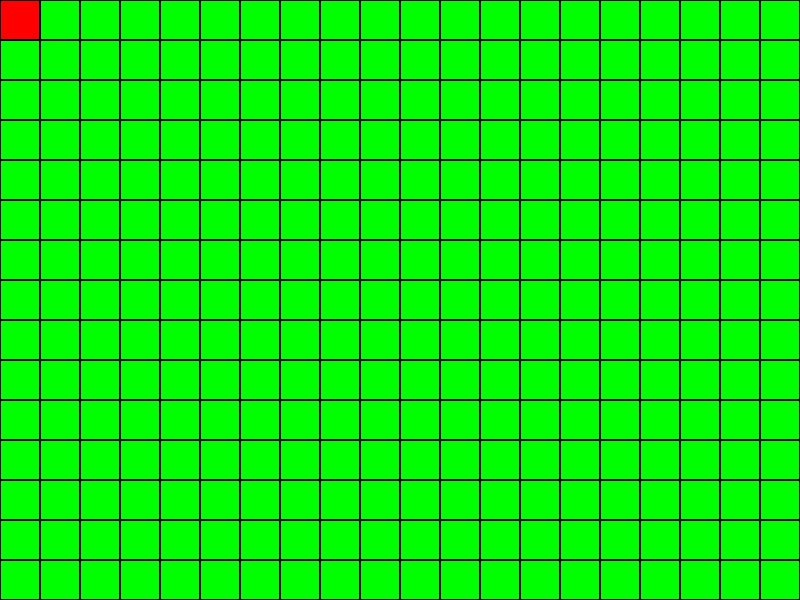
Frame 1 (no input)
Frame 60 (the mouse pressed at the canvas centre just before this capture): identical to frame 1, image omitted
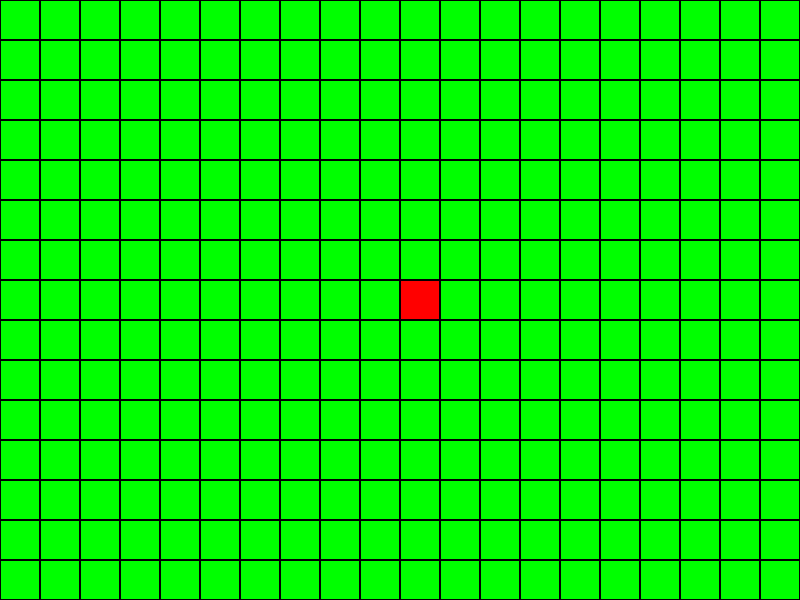
Frame 120 (the mouse held since frame 60 and released just before this capture)

The Processing sketch that drew these frames (run headless with seeded random() and noise(); from frame 60 on, the mouse is pressed at the canvas centre):

// Processing sketch: rogue_like2
// ── rogue_like2.pde
final int frame_rate = 60;
final int room_ratio_x = 20;
final int room_ratio_y = 15;


int gridSizeX = 0;
int gridSizeY = 0;
int mouseGridX = 0;
int mouseGridY = 0;
//Room testRoom = new Room(0, 0);
Level current_level;
Player player;

void setup() {
  size(800, 600);
  current_level = new Level(1);
  player = new Player();
  frameRate(frame_rate);
}



void draw() {
  gridSizeX = width/room_ratio_x;
  gridSizeY = height/room_ratio_y;
  mouseGridX = (mouseX - (mouseX%gridSizeX)) / gridSizeX;
  mouseGridY = (mouseY - (mouseY%gridSizeY)) / gridSizeY;
  render_room();
}

// ── collision.pde
class Collision {
  boolean above = false;
  boolean left = false;
  boolean below = false;
  boolean right = false;

  Entity parent_entity;

  Collision(Entity parent_entity) {
    this.parent_entity = parent_entity;
  }

  void update() {
    int x = parent_entity.x;
    int y = parent_entity.y;
    above = (y-1 >= 0) && parent_entity.current_room.tiles[x][y-1].occupied;
    below = (y+1 <= parent_entity.current_room.height_-1)&& parent_entity.current_room.tiles[x][y+1].occupied;
    left = (x-1 >= 0) && parent_entity.current_room.tiles[x-1][y].occupied;
    right = (x+1 <= parent_entity.current_room.width_-1) && parent_entity.current_room.tiles[x-1][y].occupied;
  }
}

// ── entity.pde
class Entity {
  boolean has_collision = true;
  int x, y;
  Room current_room;
  Collision collision = new Collision(this);
}

// ── functions.pde
void render_room() {
  mouse_presses();
  current_level.render();
  player.render();
  tick();
}

void mouse_presses() {
  if (mousePressed) {
    player.move(mouseGridX, mouseGridY);
  }
}


void tick() {
  //println(player.changeX, player.changeY);
  player.tick();
}

// ── level.pde
class Level {
  int width_, height_;
  int current_room_x, current_room_y;
  float difficulty; //max is 1

  Room[][] rooms = new Room[30][30];
  Room current_room;


  Level(float dif) {
    difficulty = dif;
    rooms[0][0] = new Room(this, 0, 0);
    current_room = rooms[0][0];
  }

  void render() {
    current_room.render();
  }
  
  
}

// ── player.pde
class Player extends Entity {
  int changeX, changeY = 0;
  Player() {
    x = 0;
    y = 0;
  }




  void render() {
    fill(255, 0, 0);
    rect(x * gridSizeX, y*gridSizeY, gridSizeX-1, gridSizeY-1);
    //collision.update();
  }


  void move(int newX, int newY) {
    changeX = newX - x;
    changeY = newY - y;
  }
  void tick() {
    
    x += changeX;
    y += changeY;
    changeX = 0;
    changeY = 0;
  }
}

// ── room.pde
class Room {
  int x, y;
  int width_, height_;
  Tile[][] tiles = new Tile[room_ratio_x][room_ratio_y];
  Level parent_level;


  Room(Level parent_level, int x, int y) {
    this.x = x;
    this.y = y;
    this.parent_level = parent_level;
    width_ = room_ratio_x;
    height_ = room_ratio_y;

    //initate tiles

    for (int i = 0; i < width_; i++) {
      for (int j = 0; j < height_; j++) {
        tiles[i][j] = new Tile(this, i, j);
      }
    }
  }


  void render() {
    for (int i = 0; i < width_; i++) {
      for (int j = 0; j < height_; j++) {
        tiles[i][j].render();
      }
    }
  }
}

// ── tile.pde
class Tile {
  int x, y;
  Room parent_room;
  boolean occupied = false;

  Tile(Room parent_room, int x, int y) {
    this.parent_room = parent_room;
    this.x = x;
    this.y = y;
  }

  void render() {
    fill(0, 255, 0);
    rect(x * gridSizeX, y * gridSizeY, gridSizeX-1, gridSizeY-1);
  }
}
